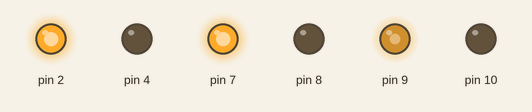
Recording of a sketch running on a simulated Arduino Uno, built with avr-gcc and run on an emulated ATmega328P. Parts: output pins drawn as LEDs (lit = HIGH).

Above: at 0.1 s.
At 5.1 s:
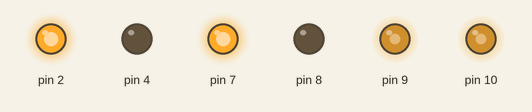
Timing chart, 0 to 6.6 s (numbered marks = the images above):
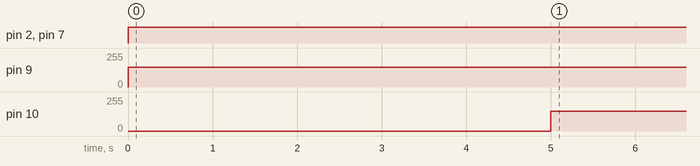

The sketch:

test_polarity.ino
```cpp
void setup()
{
  pinMode(2,OUTPUT);
  pinMode(4,OUTPUT);
  pinMode(7,OUTPUT);
  pinMode(8,OUTPUT);
  pinMode(9,OUTPUT);
  pinMode(10,OUTPUT);
  Serial.begin(9600);
}

void loop() {
  // put your main code here, to run repeatedly:
  digitalWrite(2,HIGH);
  digitalWrite(4,LOW);
  digitalWrite(7,HIGH);
  digitalWrite(8,LOW);
  analogWrite(9,150);
  delay(5000);
  digitalWrite(2,HIGH);
  digitalWrite(4,LOW);
  digitalWrite(7,HIGH);
  digitalWrite(8,LOW);
  analogWrite(10,150);
  delay(8000);


}
```

Measured:
- by itself, pin 2, pin 7: LOW → HIGH at 0.00 s
- by itself, pin 9: 0/255 → 150/255 at 0.00 s
- by itself, pin 10: 0/255 → 150/255 at 5.0 s
